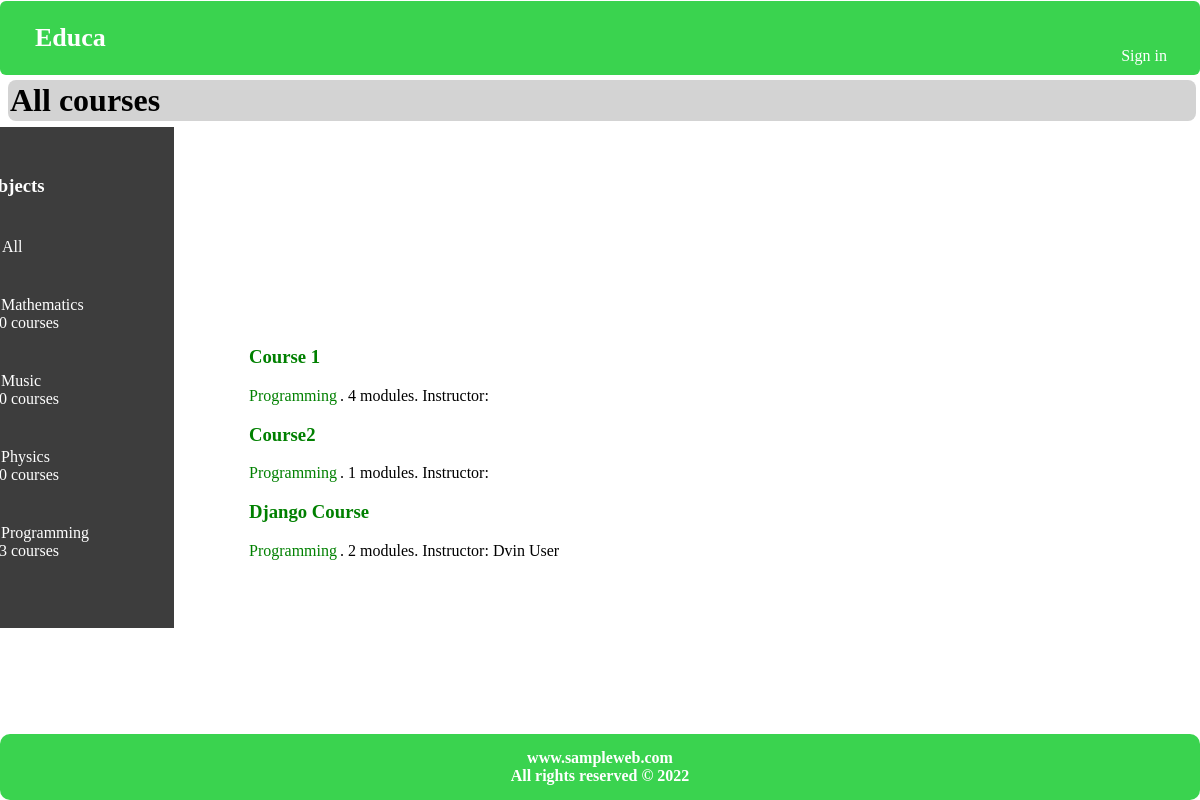
The page / on the database its author committed.
### courses/models.py (models this page shows, shortened)
class Subject(models.Model):
    title = models.CharField(max_length=200)
    slug = models.SlugField(max_length=200, unique=True)
    class Meta:
        ordering = ['title']
    def __str__(self):
        return self.title

class Course(models.Model):
    owner = models.ForeignKey(User,
                              related_name='courses_created',
                              on_delete=models.CASCADE)
    subject = models.ForeignKey(Subject,
                                related_name='courses',
                                on_delete=models.CASCADE)
    title = models.CharField(max_length=200)
    slug = models.SlugField(max_length=200, unique=True)
    overview = models.TextField()
    created = models.DateTimeField(auto_now_add=True)
    students = models.ManyToManyField(User,
                                      related_name='courses_joined',
                                      blank=True)
    class Meta:
        ordering = ['-created']

### courses/views.py (the view)
# urls.py: path('', CourseListView.as_view(),	name='course_list'),
class CourseListView(TemplateResponseMixin,	View):
    model = Course
    template_name = 'courses/course/list.html'
    def get(self, request, subject=None):
        subjects = cache.get('all_subjects')
        if not subjects:
            subjects = Subject.objects.annotate(total_courses=Count('courses'))
            cache.set('all_subjects',	subjects)
        all_courses = Course.objects.annotate(total_modules=Count('modules'))
        if subject:
            subject = get_object_or_404(Subject, slug=subject)
            key = 'subject_{}_courses'.format(subject.id)
            courses = cache.get(key)
            if not courses:
                courses = all_courses.filter(subject=subject)
                cache.set(key,	courses)
        else:
            courses	=	cache.get('all_courses')
            if	not	courses:
                courses	=	all_courses
                cache.set('all_courses',	courses)
        return	self.render_to_response({'subjects':	subjects,'subject':	subject,'courses':	courses})

### courses/templates/courses/course/list.html (shortened to what this page needs)
{% extends "base.html" %}
{% block content %}
<h1>
    {% if subject %}
    {{ subject.title }} courses
    {% else %}
    <h1 style="background: lightgrey; margin-top: 80px;width: 100%;display: block;padding: 2px;border-radius: 8px; font-family: calibri;">All courses</h1>
    {% endif %}
</h1>
<div class="containerBox">
    <div style="    background-color: #3d3d3d;height: 501px;width: 226px;padding: 29px" class="boxCourse1">
        <h3>Subjects</h3>
         <ul style="padding: 2px;" id="modules">
        <li {% if not subject %}class="selected" {% endif %}>
            <a href="{%	url	'course_list' %}">All</a>
        </li>
        {% for s in subjects %}
        <li {% if subject == s %}class="selected" {% endif %}>
            <a style="padding: 2px;" href="{%	url	'course_list_subject' s.slug %}">
                {{ s.title }}
                <br><span>{{ s.total_courses }} courses</span>
            </a>
        </li>
        {% endfor %}
    </ul>
    </div>
    <div style=" display: inline-block;width: 73%; background: white; color:black;" class="boxCourse2">
        {% for course in courses %}
        {% with subject=course.subject %}
        <h3><a style="color: green;text-decoration: none;"href="{%	url	'course_detail' course.slug %}">
                {{ course.title }}</a></h3>
        <p>
            <a style="color: green;text-decoration: none;"href="{%	url	'course_list_subject' subject.slug %}">
                {{ subject }}</a>.
            {{ course.total_modules }} modules.
            Instructor: {{ course.owner.get_full_name }}
        </p>
        {% endwith %}
        {% endfor %}
    </div>
</div>
{% endblock %}

### courses/templates/base.html (shortened to what this page needs)
{% load static %}
<!DOCTYPE html>
<html>
<head>
</head>
<body>
    <header>
        <nav class="navbar">
            <a href="/" class="logo">Educa</a>
            <ul>
                {% if request.user.is_authenticated %}
                <li><a href="{%	url	'logout' %}">Sign out</a></li>
                {% else %}
                <li><a href="{%	url	'login' %}">Sign in</a></li>
                {% endif %}
            </ul>
        </nav>
    </header>
    <div id="content">
        {% block content %}
        {% endblock %}
    </div>
    <footer>
        <div class="footer">
            <p>www.sampleweb.com</p>
            <p>All rights reserved &copy; 2022</p>
        </div>
    </footer>
</body>
</html>

### courses/templates/base.html (style rules this page uses)
body { font-family: calibri; }
.navbar { background: rgb(58, 211, 79); padding: 22px; margin-top: 1px; border-radius: 6px; }
.navbar li { float: left; list-style: none; margin: 8px 1px; }
.navbar ul { float: right; overflow: auto; }
.navbar li a { font-family: "calibri"; text-decoration: none; border-radius: 5px; color: white; padding: 5px; margin: 5px; }
.navbar .logo { color: white; font-size: 26px; font-weight: bold; text-decoration: none; margin-left:13px; }
header { position: fixed; left: 0; top: 0; width: 100%; }
footer { position: fixed; left: 0; bottom: 0; width: 100%; }
.footer { background-color: rgb(58, 211, 79); border-radius: 10px; color: white; text-align: center; font-family: Calibri; font-weight: bold; padding: 15px; text-align: center; }
.footer p { margin: auto; }
.boxCourse1, .boxCourse2 { background-color: grey; margin: 5px 105px; padding: 23px; width: 33%; box-sizing: border-box; display: inline-block; color: white; margin-left: -60px; }
.boxCourse1 a, .boxCourse2 a { text-decoration: none; color: white; padding: 3px; }
.boxCourse1 li, .boxCourse2 li { padding: 20px; }
.boxCourse1 ul, .boxCourse2 ul { list-style-type: none; }
.containerBox { margin: auto; margin-top: -20px; width: 1200px; }

### rows shown on the page
Subject: title "Mathematics", total_courses "0"
Subject: title "Music", total_courses "0"
Subject: title "Physics", total_courses "0"
Subject: title "Programming", total_courses "3"
Course: title "Course 1", subject "Programming", total_modules "4"
Course: title "Course2", subject "Programming", total_modules "1"
Course: title "Django Course", subject "Programming", total_modules "2", owner.get_full_name "Dvin User"
